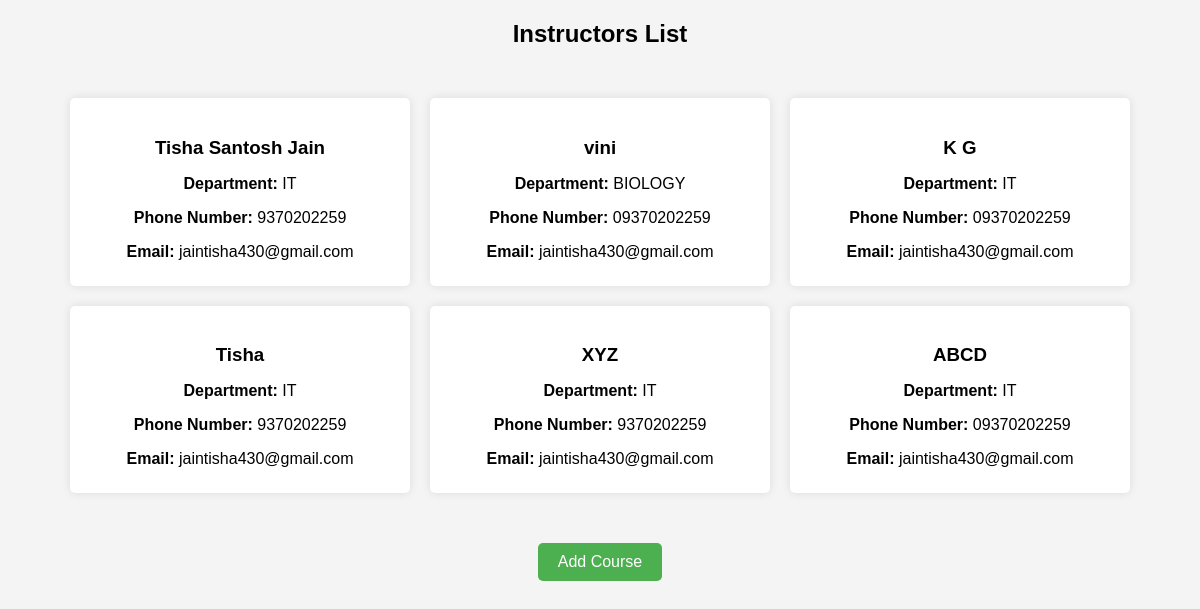
/instructors/ (signed in), run on the app's committed database.
### myapp/models.py (models this page shows, shortened)
class Instructor(models.Model):
    name = models.CharField(max_length=100)
    phone_number = models.CharField(max_length=20, default='')
    email = models.EmailField(default='')
    department = models.CharField(max_length=100, default='')
    password = models.CharField(max_length=100, default='')

### myapp/views.py (the view)
# urls.py: path('instructors/', views.instructor_list, name='instructor_list'),
@login_required
def instructor_list(request):
    instructors = Instructor.objects.all()
    return render(request, 'instructor_list.html', {'instructors': instructors})

### myapp/templates/instructor_list.html (shortened to what this page needs)
<!DOCTYPE html>
<html lang="en">
<head>
</head>
<body>
    <h2>Instructors List</h2>
    <div class="instructor-list-container">
        {% for instructor in instructors %}
        <div class="card">
            <h3>{{ instructor.name }}</h3>
            <p><strong>Department:</strong> {{ instructor.department }}</p>
            <p><strong>Phone Number:</strong> {{ instructor.phone_number }}</p>
            <p><strong>Email:</strong> {{ instructor.email }}</p>
        </div>
        {% endfor %}
    </div>
    <button onclick="window.location.href='{% url 'add_course' %}'">Add Course</button>
</body>
</html>

### myapp/templates/instructor_list.html (style rules this page uses)
h2 { text-align:center; }
body { font-family: Arial, sans-serif; background-color: #f4f4f4; margin: 0; padding: 0; }
.instructor-list-container { display: flex; flex-wrap: wrap; justify-content: center; align-items: flex-start; padding: 20px; }
.card { background-color: #fff; border-radius: 5px; box-shadow: 0 0 10px rgba(0, 0, 0, 0.1); margin: 10px; padding: 20px; width: 300px; text-align: center; }
.card h3 { margin-bottom: 10px; }
.card p { margin-bottom: 5px; }
button { padding: 10px 20px; background-color: #4CAF50; color: white; border: none; border-radius: 5px; cursor: pointer; font-size: 16px; margin-top: 20px; display: block; margin-left: auto; margin-right: auto; }

### data on the page
Instructor: name "Tisha Santosh Jain", department "IT", phone_number "9370202259", email "jaintisha430@gmail.com"
Instructor: name "vini", department "BIOLOGY", phone_number "09370202259", email "jaintisha430@gmail.com"
Instructor: name "K G", department "IT", phone_number "09370202259", email "jaintisha430@gmail.com"
Instructor: name "Tisha", department "IT", phone_number "9370202259", email "jaintisha430@gmail.com"
Instructor: name "XYZ", department "IT", phone_number "9370202259", email "jaintisha430@gmail.com"
Instructor: name "ABCD", department "IT", phone_number "09370202259", email "jaintisha430@gmail.com"
